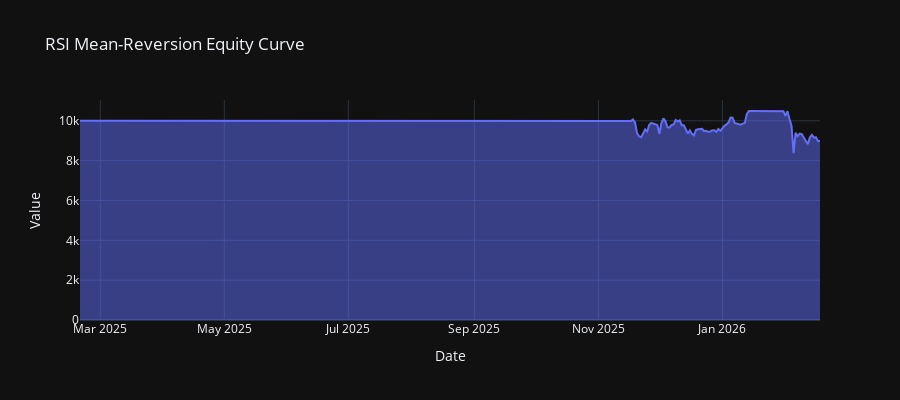

The code cell stored with this chart in its notebook:
### Code cell
# Equity Curve
fig = plot_equity_curve(result.equity_curve, title="RSI Mean-Reversion Equity Curve")
fig.show()

### Figure 1 — Plotly figure (JSON) as saved in the notebook; plotly's stock layout.template omitted (floating-point values rounded to 4 significant figures; data arrays with more than 128 entries replaced by an {"elided": "..."} marker saying what was removed)
{"data": [{"fill": "tozeroy", "mode": "lines", "name": "Portfolio Value", "type": "scatter", "x": {"elided": "365 str values"}, "y": {"elided": "365 float values"}}], "layout": {"height": 400, "title": {"text": "RSI Mean-Reversion Equity Curve"}, "xaxis": {"title": {"text": "Date"}}, "yaxis": {"title": {"text": "Value"}}}}
